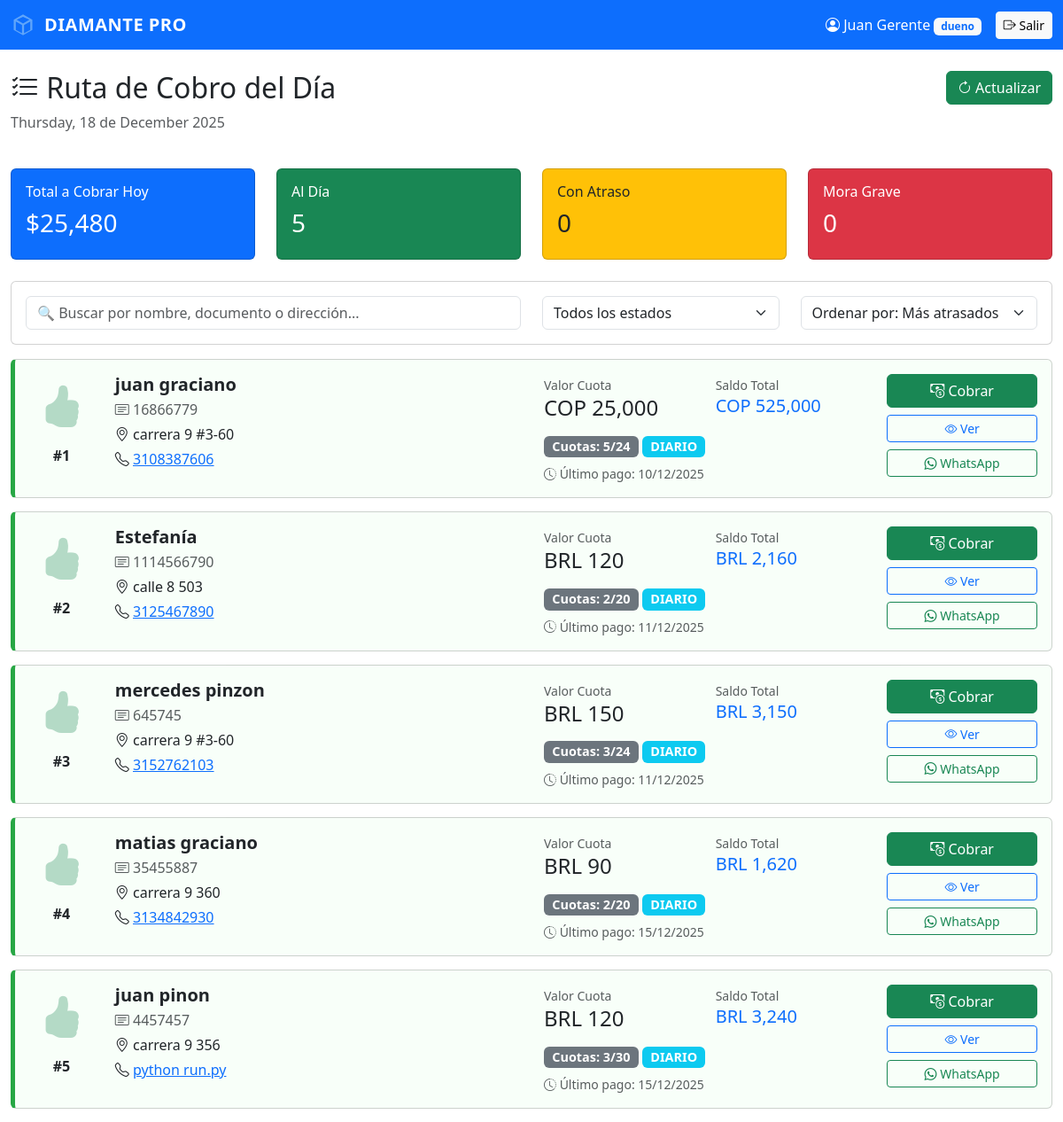
Screenshot of /cobro/lista (signed in) with the database file from the repository.
### app/models.py (models this page shows, shortened)
class Prestamo(db.Model):
    __tablename__ = 'prestamos'
    id = db.Column(db.Integer, primary_key=True)
    cliente_id = db.Column(db.Integer, db.ForeignKey('clientes.id'), nullable=False)
    ruta_id = db.Column(db.Integer, db.ForeignKey('rutas.id'), nullable=False)  # Ahora se asocia a la ruta
    cobrador_id = db.Column(db.Integer, db.ForeignKey('usuarios.id'), nullable=True)  # Mantener por compatibilidad temporal
    monto_prestado = db.Column(db.Float, nullable=False)
    tasa_interes = db.Column(db.Float, default=0.20)  # 20% o 15% VIP
    monto_a_pagar = db.Column(db.Float, nullable=False)
    saldo_actual = db.Column(db.Float, nullable=False)
    valor_cuota = db.Column(db.Float, nullable=False)
    moneda = db.Column(db.String(3), default='COP')  # COP, USD, PEN, BRL, ARS
    frecuencia = db.Column(db.String(20), default='DIARIO')  # DIARIO, SEMANAL, QUINCENAL
    numero_cuotas = db.Column(db.Integer, nullable=False)
    cuotas_pagadas = db.Column(db.Integer, default=0)
    cuotas_atrasadas = db.Column(db.Integer, default=0)
    estado = db.Column(db.String(20), default='ACTIVO')  # ACTIVO, CANCELADO, MORA
    fecha_inicio = db.Column(db.DateTime, default=datetime.utcnow)
    fecha_fin_estimada = db.Column(db.DateTime)
    fecha_ultimo_pago = db.Column(db.DateTime)
    cliente = db.relationship('Cliente', backref='prestamos')
    ruta = db.relationship('Ruta', backref='prestamos')
    cobrador = db.relationship('Usuario', backref='prestamos_asignados')  # Mantener por compatibilidad

class Cliente(db.Model):
    __tablename__ = 'clientes'
    id = db.Column(db.Integer, primary_key=True)
    nombre = db.Column(db.String(100), nullable=False)
    documento = db.Column(db.String(20), unique=True, nullable=False)
    documento_negocio = db.Column(db.String(30))
    telefono = db.Column(db.String(20), nullable=False)
    whatsapp_codigo_pais = db.Column(db.String(5), default='57')  # Código de país para WhatsApp
    whatsapp_numero = db.Column(db.String(20))  # Número WhatsApp sin código de país
    direccion_negocio = db.Column(db.String(200))
    gps_latitud = db.Column(db.Float)
    gps_longitud = db.Column(db.Float)
    es_vip = db.Column(db.Boolean, default=False)
    fecha_registro = db.Column(db.DateTime, default=datetime.utcnow)

### app/routes.py (the view)
    @app.route('/cobro/lista')
    def cobro_lista():
        if 'usuario_id' not in session:
            return redirect(url_for('home'))
        usuario_id = session.get('usuario_id')
        rol = session.get('rol')
        hoy = datetime.now().date()
        if rol == 'cobrador':
            prestamos_activos = Prestamo.query.filter_by(estado='ACTIVO', cobrador_id=usuario_id).order_by(
                Prestamo.cuotas_atrasadas.desc()
            ).all()
        else:
            prestamos_activos = Prestamo.query.filter_by(estado='ACTIVO').order_by(
                Prestamo.cuotas_atrasadas.desc()
            ).all()
        prestamos = []
        for prestamo in prestamos_activos:
            pago_hoy = Pago.query.filter(
                Pago.prestamo_id == prestamo.id,
                func.date(Pago.fecha_pago) == hoy
            ).first()
            if not pago_hoy:
                prestamos.append(prestamo)
        total_a_cobrar = sum(p.valor_cuota for p in prestamos)
        creditos_al_dia = sum(1 for p in prestamos if p.cuotas_atrasadas == 0)
        creditos_atrasados = sum(1 for p in prestamos if 0 < p.cuotas_atrasadas <= 3)
        creditos_mora = sum(1 for p in prestamos if p.cuotas_atrasadas > 3)
        return render_template('cobro_lista.html',
                             prestamos=prestamos,
                             total_a_cobrar=total_a_cobrar,
                             creditos_al_dia=creditos_al_dia,
                             creditos_atrasados=creditos_atrasados,
                             creditos_mora=creditos_mora,
                             fecha_hoy=datetime.now().strftime('%A, %d de %B %Y'),
                             nombre=session.get('nombre'),
                             rol=session.get('rol'))

### app/templates/cobro_lista.html (shortened to what this page needs)
<!DOCTYPE html>
<html>
<head>
    <link href="https://cdn.jsdelivr.net/npm/bootstrap@5.3.0/dist/css/bootstrap.min.css" rel="stylesheet">
    <link rel="stylesheet" href="https://cdn.jsdelivr.net/npm/bootstrap-icons@1.11.0/font/bootstrap-icons.css">
</head>
<body>
    <nav class="navbar navbar-expand-lg navbar-dark bg-primary">
        <div class="container-fluid">
            <a class="navbar-brand" href="/dashboard" style="display: inline-flex; align-items: center; gap: 10px; font-weight: 600; letter-spacing: 0.5px;">
                <svg style="width: 28px; height: 28px; fill: #60a5fa;" viewBox="0 0 24 24" xmlns="http://www.w3.org/2000/svg">
                    <path d="M12 2L3 7v10l9 5 9-5V7l-9-5zm0 2.18L18.18 7 12 10.82 5.82 7 12 4.18zM5 8.82l6 3.5v7.86l-6-3.33V8.82zm8 11.36v-7.86l6-3.5v8.03l-6 3.33z"/>
                </svg>
                <span>DIAMANTE PRO</span>
            </a>
            <div class="d-flex align-items-center">
                <span class="text-white me-3">
                    <i class="bi bi-person-circle"></i> {{ nombre }}
                    <span class="badge bg-light text-primary">{{ rol }}</span>
                </span>
                <a href="/logout" class="btn btn-light btn-sm">
                    <i class="bi bi-box-arrow-right"></i> Salir
                </a>
            </div>
        </div>
    </nav>
    <div class="container-fluid mt-4">
        <div class="row mb-4">
            <div class="col-md-8">
                <h2><i class="bi bi-list-check"></i> Ruta de Cobro del Día</h2>
                <p class="text-muted">{{ fecha_hoy }}</p>
            </div>
            <div class="col-md-4 text-end">
                <button class="btn btn-success" onclick="location.reload()">
                    <i class="bi bi-arrow-clockwise"></i> Actualizar
                </button>
            </div>
        </div>
        <div class="row mb-4">
            <div class="col-md-3">
                <div class="card bg-primary text-white">
                    <div class="card-body">
                        <h6>Total a Cobrar Hoy</h6>
                        <h3>${{ "{:,.0f}".format(total_a_cobrar) }}</h3>
                    </div>
                </div>
            </div>
            <div class="col-md-3">
                <div class="card bg-success text-white">
                    <div class="card-body">
                        <h6>Al Día</h6>
                        <h3>{{ creditos_al_dia }}</h3>
                    </div>
                </div>
            </div>
            <div class="col-md-3">
                <div class="card bg-warning text-dark">
                    <div class="card-body">
                        <h6>Con Atraso</h6>
                        <h3>{{ creditos_atrasados }}</h3>
                    </div>
                </div>
            </div>
            <div class="col-md-3">
                <div class="card bg-danger text-white">
                    <div class="card-body">
                        <h6>Mora Grave</h6>
                        <h3>{{ creditos_mora }}</h3>
                    </div>
                </div>
            </div>
        </div>
        <div class="card mb-3">
            <div class="card-body">
                <div class="row">
                    <div class="col-md-6">
                        <input type="text" class="form-control" id="buscar" placeholder="🔍 Buscar por nombre, documento o dirección...">
                    </div>
                    <div class="col-md-3">
                        <select class="form-select" id="filtroEstado">
                            <option value="">Todos los estados</option>
                        </select>
                    </div>
                    <div class="col-md-3">
                        <select class="form-select" id="ordenar">
                            <option value="atraso">Ordenar por: Más atrasados</option>
                        </select>
                    </div>
                </div>
            </div>
        </div>
        {% if prestamos %}
            {% for prestamo in prestamos %}
            {% set dias_atraso = prestamo.cuotas_atrasadas %}
            {% if dias_atraso == 0 %}
                {% set clase_color = 'credito-verde' %}
                {% set icono = 'bi-hand-thumbs-up-fill text-success' %}
            {% elif dias_atraso <= 3 %}
                {% set clase_color = 'credito-amarillo' %}
                {% set icono = 'bi-exclamation-triangle-fill text-warning' %}
            {% else %}
                {% set clase_color = 'credito-rojo' %}
                {% set icono = 'bi-bell-fill text-danger' %}
            {% endif %}
            <div class="card credito-card {{ clase_color }}" data-nombre="{{ prestamo.cliente.nombre }}" data-estado="{{ clase_color }}">
                <div class="card-body">
                    <div class="row">
                        <div class="col-md-1 text-center">
                            <i class="bi {{ icono }} icono-estado"></i>
                            <div class="mt-2">
                                <strong>#{{ prestamo.id }}</strong>
                            </div>
                        </div>
                        <div class="col-md-5">
                            <h5 class="mb-1">
                                <strong>{{ prestamo.cliente.nombre }}</strong>
                            </h5>
                            <p class="mb-1 text-muted">
                                <i class="bi bi-card-text"></i> {{ prestamo.cliente.documento }}
                            </p>
                            <p class="mb-1">
                                <i class="bi bi-geo-alt"></i> {{ prestamo.cliente.direccion_negocio or 'Sin dirección' }}
                            </p>
                            <p class="mb-0">
                                <i class="bi bi-telephone"></i>
                                <a href="tel:{{ prestamo.cliente.telefono }}">{{ prestamo.cliente.telefono }}</a>
                            </p>
                        </div>
                        <div class="col-md-4">
                            <div class="row mb-2">
                                <div class="col-6">
                                    <small class="text-muted">Valor Cuota</small>
                                    <h4>{{ prestamo.moneda }} {{ "{:,.0f}".format(prestamo.valor_cuota) }}</h4>
                                </div>
                                <div class="col-6">
                                    <small class="text-muted">Saldo Total</small>
                                    <h5 class="text-primary">{{ prestamo.moneda }} {{ "{:,.0f}".format(prestamo.saldo_actual) }}</h5>
                                </div>
                            </div>
                            <div class="row">
                                <div class="col-12">
                                    <span class="badge badge-cuotas bg-secondary">
                                        Cuotas: {{ prestamo.cuotas_pagadas }}/{{ prestamo.numero_cuotas }}
                                    </span>
                                    <span class="badge badge-cuotas bg-info">
                                        {{ prestamo.frecuencia }}
                                    </span>
                                </div>
                            </div>
                            {% if prestamo.fecha_ultimo_pago %}
                            <p class="mb-0 mt-2 small text-muted">
                                <i class="bi bi-clock-history"></i>
                                Último pago: {{ prestamo.fecha_ultimo_pago.strftime('%d/%m/%Y') }}
                            </p>
                            {% endif %}
                        </div>
                        <div class="col-md-2 text-end">
                            <div class="d-grid gap-2">
                                <a href="/cobro/registrar/{{ prestamo.id }}" class="btn btn-success">
                                    <i class="bi bi-cash-coin"></i> Cobrar
                                </a>
                                <a href="/prestamos/ver/{{ prestamo.id }}" class="btn btn-outline-primary btn-sm">
                                    <i class="bi bi-eye"></i> Ver
                                </a>
                                <a href="https://wa.me/57{{ prestamo.cliente.telefono }}"
                                   target="_blank" class="btn btn-outline-success btn-sm">
                                    <i class="bi bi-whatsapp"></i> WhatsApp
                                </a>
                            </div>
                        </div>
                    </div>
                </div>
            </div>
            {% endfor %}
        {% else %}
        <div class="text-center py-5">
            <i class="bi bi-check-circle fs-1 text-success"></i>
            <h4 class="mt-3">¡No hay créditos activos para cobrar hoy!</h4>
            <p class="text-muted">Todos los pagos están al día o no hay préstamos activos.</p>
        </div>
        {% endif %}
    </div>
</body>
</html>

### app/templates/cobro_lista.html (style rules this page uses)
.credito-card { border-left: 5px solid; margin-bottom: 15px; transition: transform 0.2s; }
.credito-verde { border-left-color: #28a745; background: #f8fff9; }
.icono-estado { font-size: 3rem; opacity: 0.3; }
.badge-cuotas { font-size: 0.9rem; }

### rows the page displays
Prestamo: id "1", cliente.nombre "juan graciano", cliente.documento "16866779", cliente "carrera 9 #3-60", cliente.telefono "3108387606", moneda "COP", valor_cuota "25,000", saldo_actual "525,000", cuotas_pagadas "5", numero_cuotas "24", frecuencia "DIARIO", fecha_ultimo_pago "10/12/2025"
Prestamo: id "2", cliente.nombre "Estefanía", cliente.documento "1114566790", cliente "calle 8 503", cliente.telefono "3125467890", moneda "BRL", valor_cuota "120", saldo_actual "2,160", cuotas_pagadas "2", numero_cuotas "20", frecuencia "DIARIO", fecha_ultimo_pago "11/12/2025"
Prestamo: id "3", cliente.nombre "mercedes pinzon", cliente.documento "645745", cliente "carrera 9 #3-60", cliente.telefono "3152762103", moneda "BRL", valor_cuota "150", saldo_actual "3,150", cuotas_pagadas "3", numero_cuotas "24", frecuencia "DIARIO", fecha_ultimo_pago "11/12/2025"
Prestamo: id "4", cliente.nombre "matias graciano", cliente.documento "35455887", cliente "carrera 9 360", cliente.telefono "3134842930", moneda "BRL", valor_cuota "90", saldo_actual "1,620", cuotas_pagadas "2", numero_cuotas "20", frecuencia "DIARIO", fecha_ultimo_pago "15/12/2025"
Prestamo: id "5", cliente.nombre "juan pinon", cliente.documento "4457457", cliente "carrera 9 356", cliente.telefono "python run.py", moneda "BRL", valor_cuota "120", saldo_actual "3,240", cuotas_pagadas "3", numero_cuotas "30", frecuencia "DIARIO", fecha_ultimo_pago "15/12/2025"

### other values shown
{{ nombre }} "Juan Gerente"
{{ rol }} "dueno"
{{ "{:,.0f}".format(total_a_cobrar) }} "25,480"
{{ creditos_al_dia }} "5"
{{ creditos_atrasados }} "0"
{{ creditos_mora }} "0"
